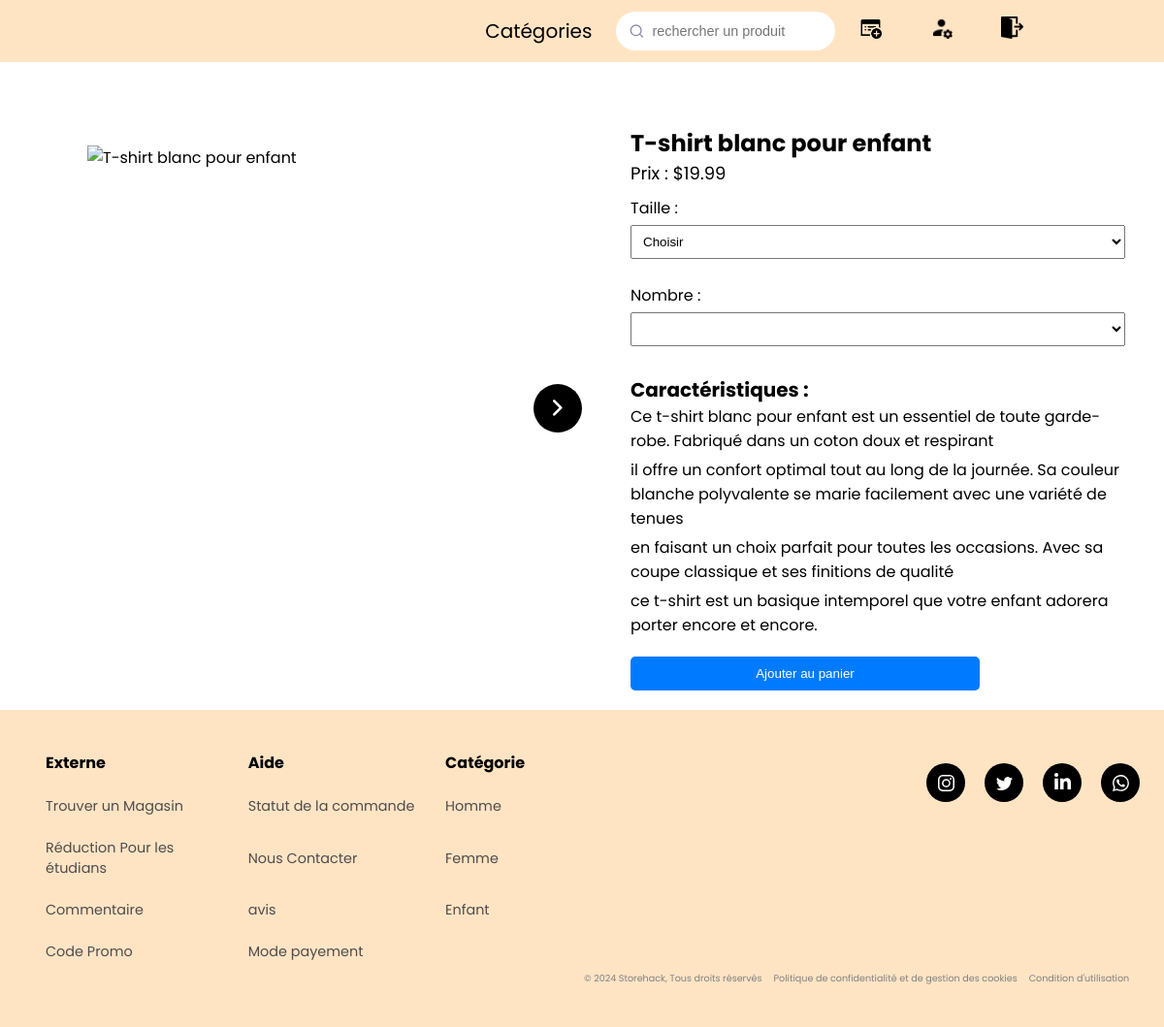
The app's page /description.php?id=30 (signed in), older data.
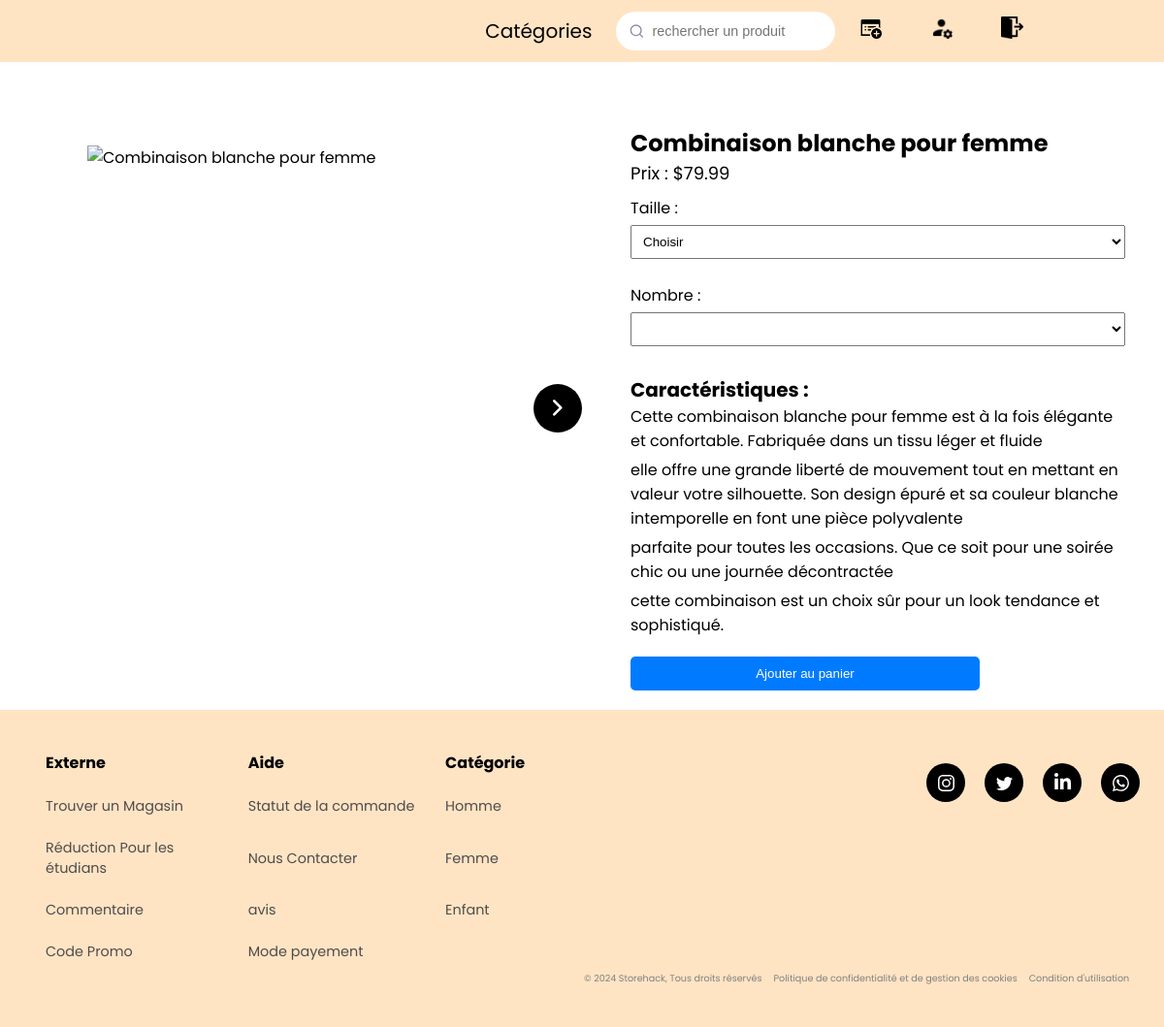
The same page, newer data.
### tables this page shows
CREATE TABLE Produit (
    ID_produit INT AUTO_INCREMENT PRIMARY KEY,
    Nom VARCHAR(255),
    Description TEXT,
    Prix DECIMAL(10, 2),
    Promotion VARCHAR(3),
    Sexe VARCHAR(255),
    
    nb_image INT,
    Mail VARCHAR(50),
    FOREIGN KEY (Mail) REFERENCES Utilisateur(Mail)
);

### description.php (the view, shortened to what this page needs)
<!DOCTYPE html>
<html lang="en">
<head>
    <link rel="stylesheet" href="css/description.css">
    <link rel="stylesheet" href="css/nav-bar.css">
    <link rel="stylesheet" href="css/carroussel.css">
</head>
<body>
<?php
include "includes/header.php"
?>
<?php
include('php/login.php');
if(isset($_GET['id'])) {
    $id_produit = $_GET['id'];
    $query = "SELECT * FROM Produit WHERE ID_produit = :id_produit";
    $stmt = $pdo->prepare($query);
    $stmt->bindParam(':id_produit', $id_produit, PDO::PARAM_INT);
    $stmt->execute();
    $produit = $stmt->fetch(PDO::FETCH_ASSOC);
    if($produit) {
        $nom_produit = $produit['Nom'];
        $prix_produit = $produit['Prix'];
        $caracteristiques = explode(',', $produit['Description']);
        $imagePath = "image/image/" . $id_produit . "/0.jpg";
    } else {
        header('Location: erreur.php');
        exit();
    }
} else {
    header('Location: erreur.php');
    exit();
}
?>
<main class="product-main">
    <div class="product-image carroussel" >
        <img id="add_img" src="<?php echo $imagePath; ?>" alt="<?php echo $nom_produit; ?>">
        <button id="ap-carroussel" class="boutton-defilement material-symbols-rounded">chevron_right</button>
    </div>
    <div class="product-details">
        <h1><?php echo $nom_produit; ?></h1>
        <p>Prix : $<?php echo $prix_produit; ?></p>
        <form action="#" method="post" id="monFormulaire">
        <label for="size">Taille :</label>
        <select id="monSelect" name="taille" >
            <option value="0" selected>Choisir</option>
        </select>
        </form>
        <form action="#" method="post">
        <label for="size">Nombre :</label>
        <select id="quantite" name="quantite">
        </select>
        <h2>Caractéristiques :</h2>
        <ul>
            <?php foreach($caracteristiques as $caracteristique) : ?>
                <li><?php echo $caracteristique; ?></li>
            <?php endforeach; ?>
        </ul>
            <button type="submit" name="ajouterproduit" value="<?php echo $_GET['id']; ?>">Ajouter au panier</button>
        </form>
    </div>
</main>
<?php
include "includes/footer.php"
?>
</body>
</html>

Row changes from the older to the newer data that the page shows:
changed produit: Nom "T-shirt blanc pour enfant" → "Combinaison blanche pour femme"; Prix "19.99" → "79.99"
Text that changed along with them:
new list line: "Cette combinaison blanche pour femme est à la fois élégante et confortable. Fabriquée dans un tissu léger et fluide"
new list line: "elle offre une grande liberté de mouvement tout en mettant en valeur votre silhouette. Son design épuré et sa couleur blanche intemporelle en font une pièce polyvalente"
new list line: "parfaite pour toutes les occasions. Que ce soit pour une soirée chic ou une journée décontractée"
new list line: "cette combinaison est un choix sûr pour un look tendance et sophistiqué."
list line gone: "Ce t-shirt blanc pour enfant est un essentiel de toute garde-robe. Fabriqué dans un coton doux et respirant"
list line gone: "il offre un confort optimal tout au long de la journée. Sa couleur blanche polyvalente se marie facilement avec une variété de tenues"
list line gone: "en faisant un choix parfait pour toutes les occasions. Avec sa coupe classique et ses finitions de qualité"
list line gone: "ce t-shirt est un basique intemporel que votre enfant adorera porter encore et encore."
